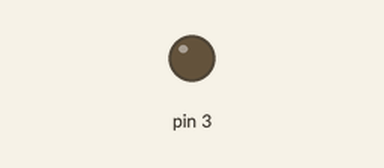
The sketch below on a simulated Arduino Uno, built with avr-gcc and run on an emulated ATmega328P. On the bench: output pins drawn as LEDs (lit = HIGH).

Above: at 0.1 s.
At 1.1 s:
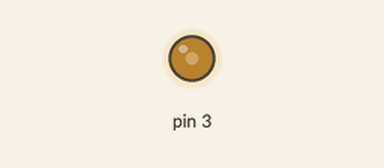
At 2.1 s:
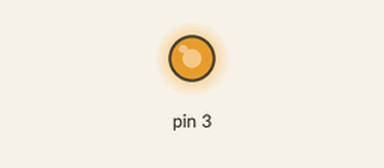
At 3.1 s:
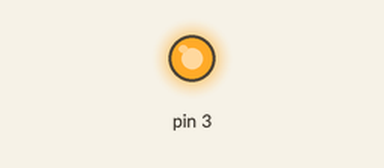
Timing chart, 0 to 4.6 s (numbered marks = the images above):
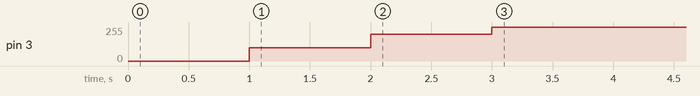

The sketch:

CorsoR4_07_PWM.ino
```cpp
void setup() {
  pinMode(3, OUTPUT);
  analogWrite(3, 0);
  delay(1000);
  analogWrite(3, 100);
  delay(1000);
  analogWrite(3, 200);
  delay(1000);
  analogWrite(3, 255);
}

void loop() {

}
```
